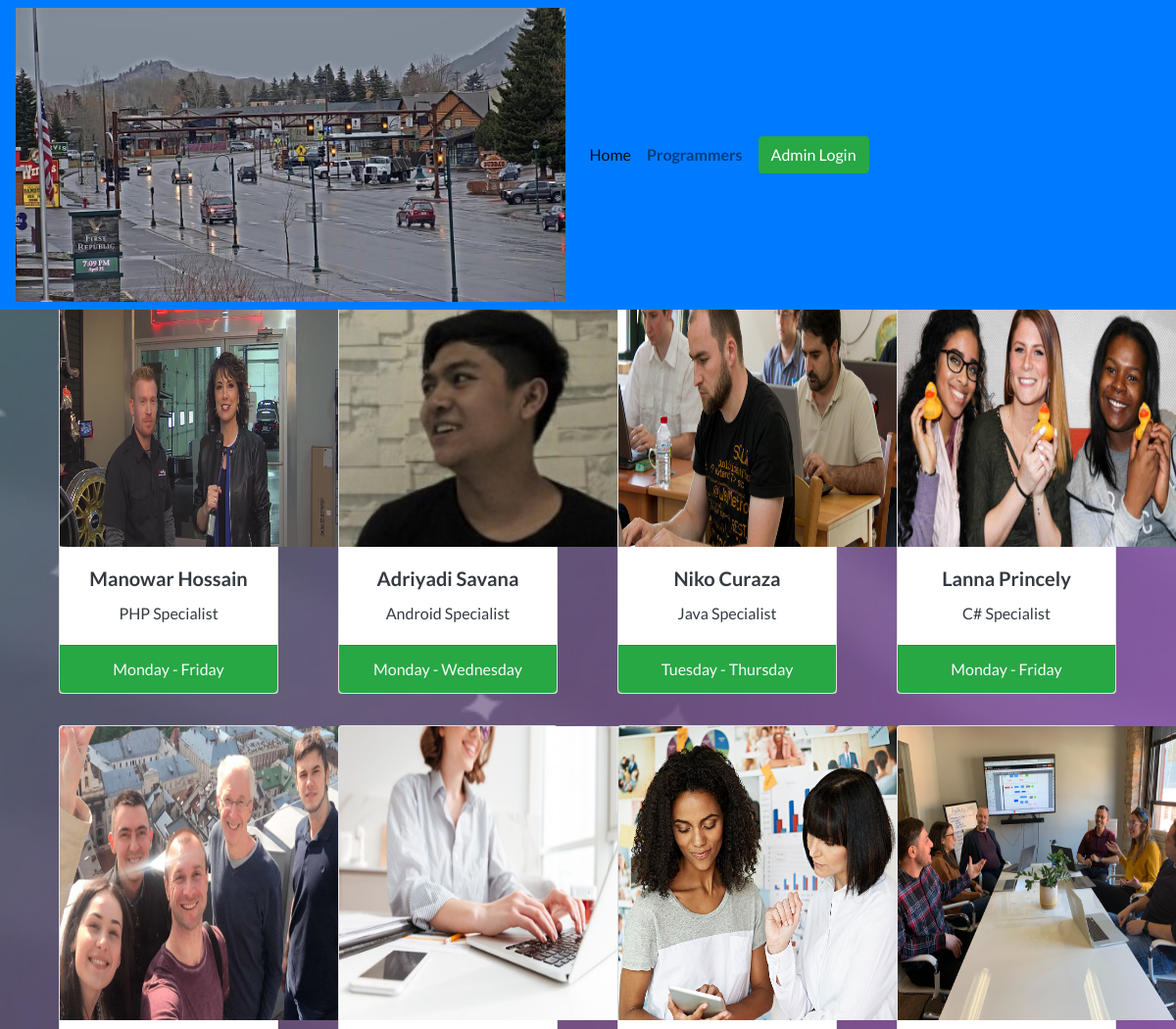
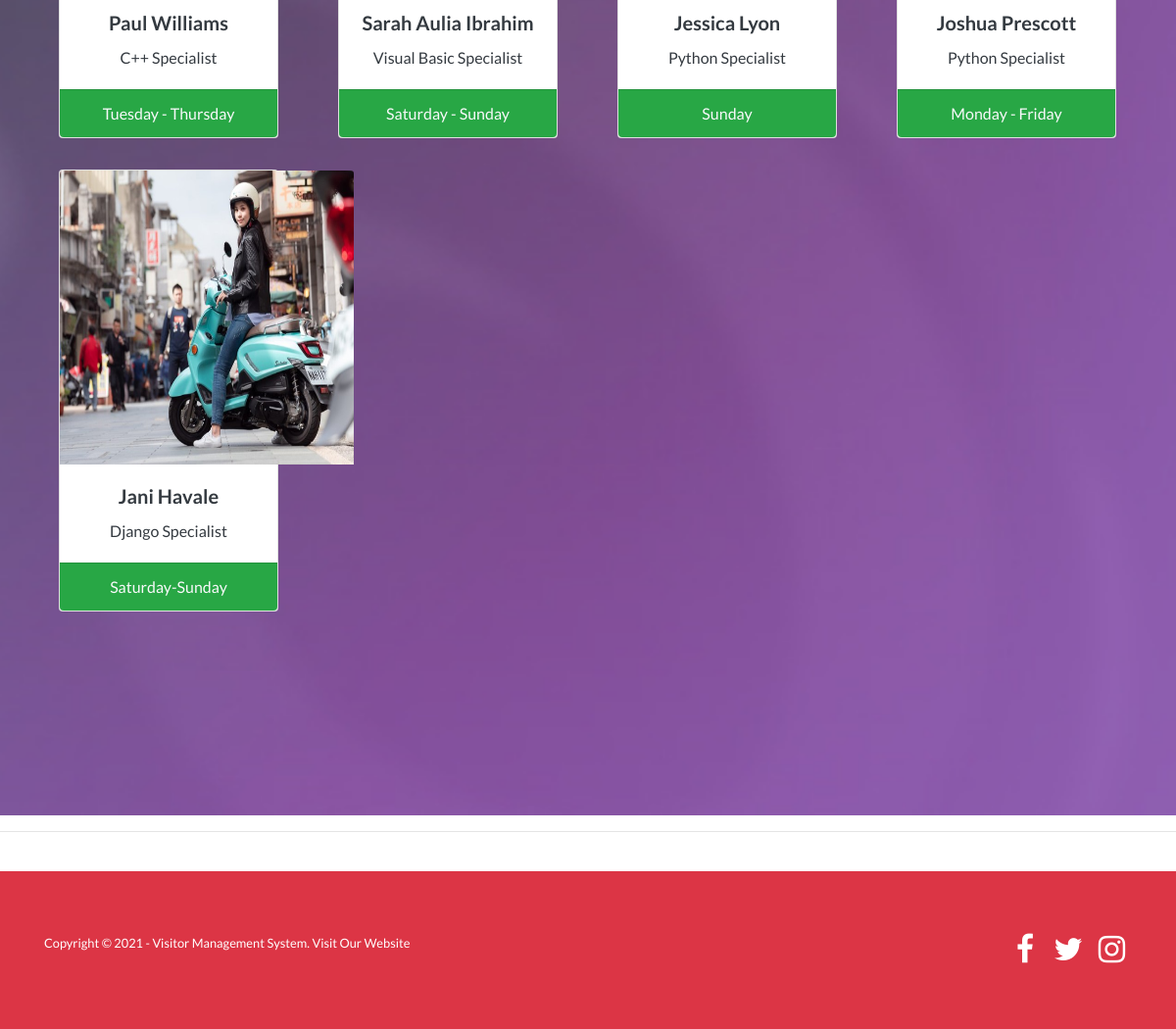
The app's page /doctors/ with its own data (2 pictures, top to bottom).
### accounts/models.py (models this page shows, shortened)
class Host(models.Model):
    id = models.AutoField
    host_name = models.CharField(max_length=50)
    host_email = models.EmailField(blank=True, null=True)
    host_phone = models.IntegerField(max_length=10)
    host_image = models.ImageField(upload_to='img/doctors')
    host_desc = models.CharField(max_length=50)
    address = models.CharField(max_length=100,default="HealthPlus, Rohani-22, Jakarta")
    status = models.BooleanField(default=True)
    available = models.CharField(max_length=50,default='')
    current_meeting_id = models.IntegerField(blank=True, null=True)

### mainsite/views.py (the view)
# urls.py: path('doctors/', views.doctors, name = 'doctors')
def doctors(request):
    hosts = Host.objects.all()
    parameters = {'hosts':hosts}
    return render(request,'doctors.html',parameters)

### accounts/templates/doctors.html (shortened to what this page needs)
{% extends 'base.html' %}
{% load static %}
{% block nav %}
<div class="form-inline my-2 my-lg-0">
        {% if user.is_authenticated %}
        <h6 class="text-dark mx-3 my-auto">Hello, Admin</h6>
        <a class="btn btn-primary mx-2" href="/dashboard" role="button">Dashboard</a>
        <a class="btn btn-danger mx-2" href="/logout" role="button">Logout</a>
        {% else %}
        <a class="btn btn-success mx-2" href="/admin_login" role="button">Admin Login</a>
        {% endif %}
</div>
{% endblock %}
{% block header %}
<header class="masthead text-white text-center" style="background:url('{% static '/images/background-png.png' %}')no-repeat center center fixed;background-size:cover;">
    <div class="text-center">
        <h1 class='text-monospace text-light' style="height:1rem; text-align:center;">MEET OUR PROGRAMMING SPEACIALIST TEAM</h1>
    </div>
    <div class="container">
            <div class="row">
                    {% for p in hosts %}
                        <div class="col">
                        <div class="col mx-auto my-3">
                                    <div class="card text-dark" style="width: 14rem;">
                                            <img src="/media/{{ p.host_image }}" class="card-img-top" style="width:300px;height:300px;" alt="...">
                                            <div class="card-body">
                                              <h5 class="card-title">{{ p.host_name }}</h5>
                                              <p class="card-text">{{ p.host_desc }}</p>
                                            </div>
                                            <ul class="list-group list-group-flush">
                                              <li class="list-group-item bg-success text-light">{{ p.available }}</li>
                                            </ul>
                                    </div>
                        </div>
                        </div>
                        {% endfor %}
            </div>
    </div>
</header>
{% endblock %}
{% block footer %}
<hr><br>
<footer class="footer bg-danger">
        <div class="container">
            <div class="row">
                <div class="col-lg-6 h-100 text-center text-lg-left">
                    <p class="text-white small mb-4 mb-lg-0">Copyright © 2021 - Visitor Management System. Visit <a href="https://postgrethon.wordpress.com/" class="text-white">Our Website</a></p>
                </div>
                <div class="col-lg-6 h-100 text-center text-lg-right">
                    <ul class="list-inline mb-0">
                        <li class="list-inline-item ">
                            <a href="#"><i class="fa fa-facebook fa-2x fa-fw text-white"></i></a>
                            <a href="#"><i class="fa fa-twitter fa-2x fa-fw text-white"></i></a>
                            <a href="#"><i class="fa fa-instagram fa-2x fa-fw text-white"></i></a>
                        </li>
                    </ul>
                </div>
            </div>
        </div>
</footer>
{% endblock %}

### accounts/templates/base.html (shortened to what this page needs)
{% load static %}
<!DOCTYPE html>
<html>
  <head>
    <link rel="stylesheet" href="{% static 'bootstrap/css/bootstrap.min.css'%}"/>
    <link rel="stylesheet" href="https://cdnjs.cloudflare.com/ajax/libs/font-awesome/4.7.0/css/font-awesome.min.css"/>
    <link rel="stylesheet" href="https://cdnjs.cloudflare.com/ajax/libs/simple-line-icons/2.4.1/css/simple-line-icons.min.css"/>
    <link rel="stylesheet" href="https://cdnjs.cloudflare.com/ajax/libs/animate.css/3.5.2/animate.min.css"/>
  </head>
  <body>
    <nav class="navbar navbar-expand-lg navbar-light bg-primary fixed-top" style="width:auto;">
      {% if user.is_authenticated %}
      <img src="{% static 'images/visitus.jpg' %}" style="width:100%;height:300px;" alt="" title="Visitors List"/>
      {% else %}
      <a href="/"><img src="{% static 'images/visitus.jpg' %}" style="width:100%;height:300px;" alt="" title="Visitors List"/></a>
      <div class="navbar navbar-expand-lg" id="navbarSupportedContent">
        <ul class="navbar-nav mr-auto">
          <li class="nav-item active">
            <a class="nav-link" href="/">Home</a>
          </li>
          <li class="nav-item">
            <a class="nav-link font-weight-bolder" href="/doctors">Programmers</a>
          </li>
        </ul>
        {% block nav %} {% endblock %}
      </div>
      {% endif %}
    </nav>
    {% block header %} {% endblock %}
    {% block footer %}{% endblock %}
  </body>
</html>

### records on screen
Host: host_image (picture), host_name "Manowar Hossain", host_desc "PHP Specialist", available "Monday - Friday"
Host: host_image (picture), host_name "Adriyadi Savana", host_desc "Android Specialist", available "Monday - Wednesday"
Host: host_image (picture), host_name "Niko Curaza", host_desc "Java Specialist", available "Tuesday - Thursday"
Host: host_image (picture), host_name "Lanna Princely", host_desc "C# Specialist", available "Monday - Friday"
Host: host_image (picture), host_name "Paul Williams", host_desc "C++ Specialist", available "Tuesday - Thursday"
Host: host_image (picture), host_name "Sarah Aulia Ibrahim", host_desc "Visual Basic Specialist", available "Saturday - Sunday"
Host: host_image (picture), host_name "Jessica Lyon", host_desc "Python Specialist", available "Sunday"
Host: host_image (picture), host_name "Joshua Prescott", host_desc "Python Specialist", available "Monday - Friday"
Host: host_image (picture), host_name "Jani Havale", host_desc "Django Specialist", available "Saturday-Sunday"
